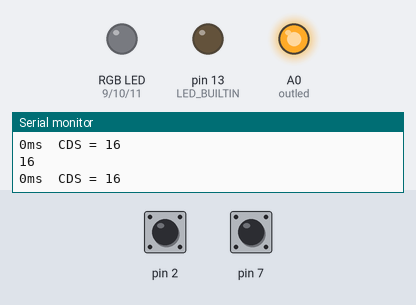
A sketch run on a simulated Arduino Uno, built with avr-gcc and run on an emulated ATmega328P. On the bench: an RGB LED mixed from three pins (HIGH = lit), output pins drawn as LEDs (lit = HIGH), the last lines printed to the serial monitor. Dashed ring = blinking. The inputs (shaded band) are chosen by the test bench; at power-on: pin 7 HIGH, pin 2 HIGH.

Above: at 1.2 s.
1.3 s: pin 7 pulled LOW for 0.15 s
At 1.39 s:
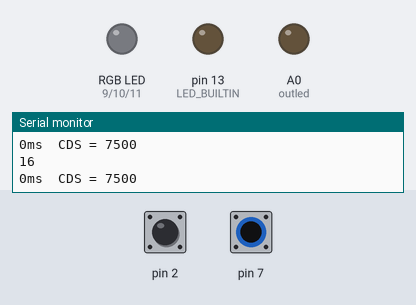
2.9 s: pin 7 pulled LOW for 3.2 s
At 7.1 s:
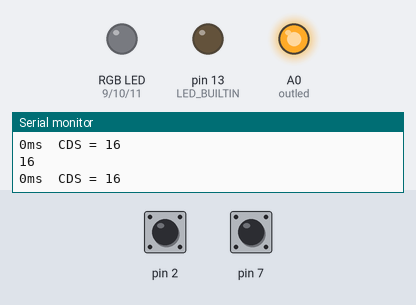
7.6 s: pin 7 pulsed LOW 2 times (0.12 s each, 0.3 s apart)
At 7.82 s:
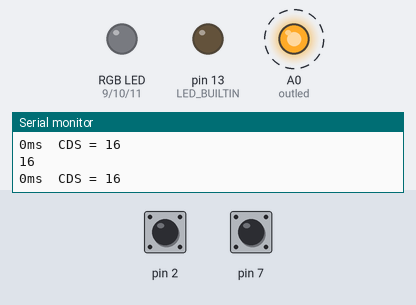
Timing chart, 0 to 10.6 s (numbered marks = the images above; inputs shaded):
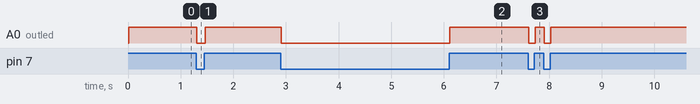

The sketch:

__RGB_CDS_____.ino
```cpp
//거시공간 어둠량 수집장치

#include <CapacitiveSensor.h>
CapacitiveSensor cs_6_7 = CapacitiveSensor(6, 7); //CDS
CapacitiveSensor cs_1_2 = CapacitiveSensor(1, 2); //Capa Switch
//CapacitiveSensor cs_1_3 = CapacitiveSensor(1, 3); //Capa Switch


int outled = A0;
int red = 9;
int green = 10;
int blue = 11;

void setup(){
  pinMode(LED_BUILTIN, OUTPUT);
  pinMode(outled, OUTPUT);
  pinMode(red, OUTPUT);
  pinMode(green, OUTPUT);
  pinMode(blue, OUTPUT);
  Serial.begin(9600);
}

void loop(){
   digitalWrite(LED_BUILTIN, LOW);
   CSread();
}

void CSread(){
  unsigned long cs = cs_6_7.capacitiveSensor(50);
  cs_6_7.set_CS_AutocaL_Millis(50);
  cs_6_7.set_CS_Timeout_Millis(500);

  unsigned long cs1 = cs_1_2.capacitiveSensor(50);
  cs_1_2.set_CS_AutocaL_Millis(50);
  cs_1_2.set_CS_Timeout_Millis(50);

  //unsigned long cs2 = cs_1_3.capacitiveSensor(50);
  //cs_1_3.set_CS_AutocaL_Millis(50);
  //cs_1_3.set_CS_Timeout_Millis(50);


  long start = millis(); // 반응속도 체크

    Serial.print(millis() - start);
    Serial.print("ms");
    Serial.print("\t");
    Serial.print("CDS = ");

    if (cs > 100) {
    digitalWrite(outled, LOW);
    }

    if (cs < 100) {
    digitalWrite(outled, HIGH);
    }

    if (cs1 > 14000) {
    analogWrite(blue, 1);
  }
  if (cs1 < 14000) {
    analogWrite(blue, 0);
    //터치하면 LED 꺼짐
  }

  //if(cs > 1){
    Serial.println(cs);
    Serial.println(cs1);
    //Serial.println(cs2);


    delay(5);
  //}
}
```

Measured:
- after the input at 1.3 s, A0 (outled): HIGH → LOW at once, → HIGH 0.17 s later
- after the input at 2.9 s, A0 (outled): HIGH → LOW at once, → HIGH 3.2 s later
- after the input at 7.6 s, A0 (outled): alternates HIGH for 0.17 s and LOW for 0.12 s, 4 changes in all, then stays HIGH, starting at once
